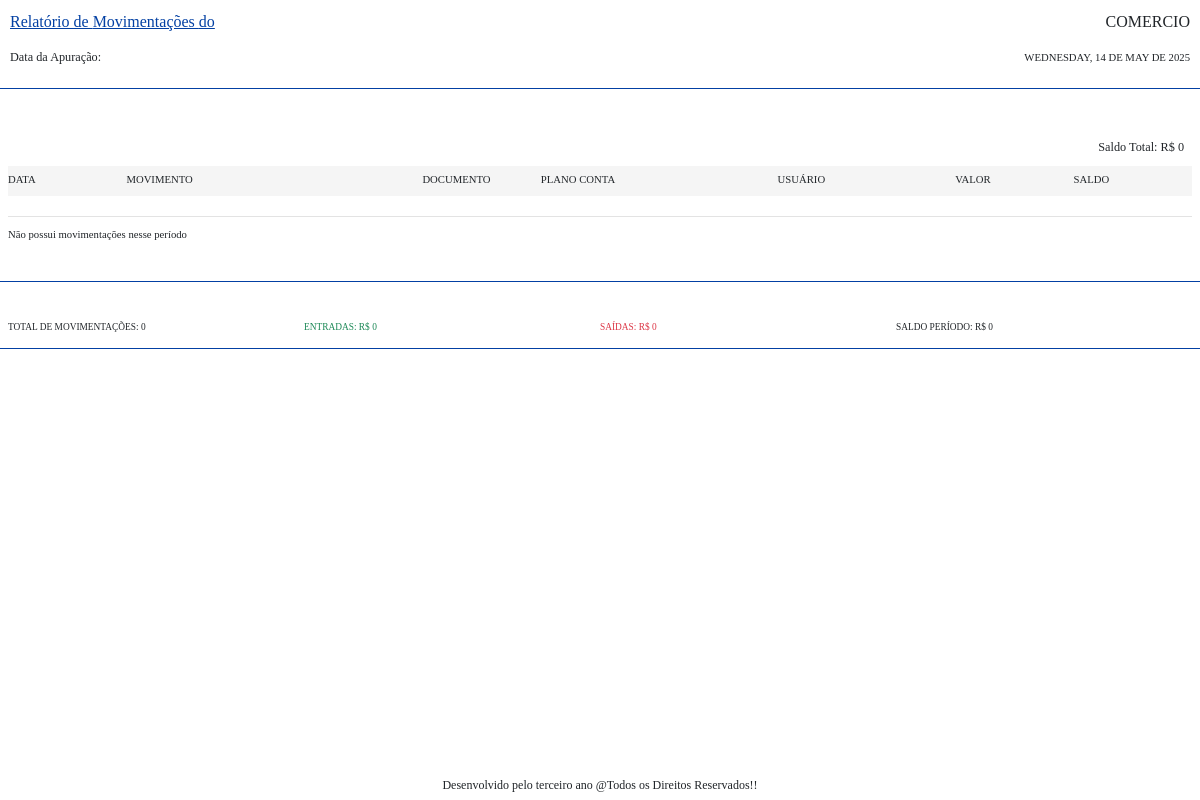
Page /relatorios/mov.php on the committed database.
### tables this page shows
CREATE TABLE `config` (
  `id` int(11) NOT NULL,
  `nome_sistema` varchar(50) NOT NULL,
  `email_adm` varchar(50) NOT NULL,
  `endereco_site` varchar(150) DEFAULT NULL,
  `telefone_fixo` varchar(20) DEFAULT NULL,
  `telefone_whatsapp` varchar(20) DEFAULT NULL,
  `cnpj_site` varchar(25) DEFAULT NULL,
  `rodape_relatorios` varchar(1000) NOT NULL,
  `valor_multa` int(11) NOT NULL,
  `valor_juros_dia` decimal(8,2) NOT NULL,
  `frequencia_automatica` varchar(5) NOT NULL,
  `relatorio_pdf` varchar(5) NOT NULL,
  `fonte_comprovante` int(11) NOT NULL,
  `logo` varchar(100) NOT NULL,
  `icone` varchar(100) NOT NULL,
  `dias_carencia` int(11) NOT NULL,
  `alerta` date NOT NULL,
  `impressao_automatica` varchar(5) NOT NULL
);

### conexao.php (called while the page is built, shortened)
<?php
require_once("config.php");
try {
	$pdo = new PDO("mysql:dbname=$banco;host=$servidor;charset=utf8", "$usuario", "$senha");
} catch (Exception $e) {
	echo 'Não foi possível conectar ao banco de dados! <br><br>'.$e;
}
$nome_sistema = 'Comércio';
$email_adm = 'admin@gmail.com';
$endereco_site = 'Rua Francisco Antonio Zeller, 20 - Ferraz de Vasconcellos';
$telefone_fixo = '(11) 3333-3333';
$telefone_whatsapp = '(11) 98765-4321';
$cnpj_site = '20.301.706/0001-08';
$rodape_relatorios = 'Desenvolvido pelo terceiro ano @Todos os Direitos Reservados!!';
$valor_multa = 2;
$valor_juros_dia = 0.15;
$dias_carencia = 0;
$frequencia_automatica = 'Não';
$relatorio_pdf = 'Sim';
$fonte_comprovante = '11';
$impressao_automatica = 'Sim';
$query = $pdo->query("SELECT * FROM config");
$res = $query->fetchAll(PDO::FETCH_ASSOC);
if(@count($res) == 0){
	$pdo->query("INSERT INTO config SET nome_sistema = '$nome_sistema', email_adm = '$email_adm', endereco_site = '$endereco_site', telefone_fixo = '$telefone_fixo', telefone_whatsapp = '$telefone_whatsapp', cnpj_site = '$cnpj_site', rodape_relatorios = '$rodape_relatorios', valor_multa = '$valor_multa', valor_juros_dia = '$valor_juros_dia', frequencia_automatica = '$frequencia_automatica', relatorio_pdf = '$relatorio_pdf', fonte_comprovante = '$fonte_comprovante', logo = 'logo.png', icone = 'icone.png', dias_carencia = '$dias_carencia', alerta = curDate(), impressao_automatica = '$impressao_automatica'");
}else{
	$nome_sistema = $res[0]['nome_sistema'];
	$rodape_relatorios = $res[0]['rodape_relatorios'];
}
 ?>

### relatorios/mov.php (the view, shortened to what this page needs)
<?php
require_once("../conexao.php");
$data_hoje = utf8_encode(strftime('%A, %d de %B de %Y', strtotime('today')));
$tipo = @$_GET['tipo'];
$data_inicial = @$_GET['data_inicial'];
$data_final = @$_GET['data_final'];
$plano_conta = @$_GET['plano_conta'];
$sub_plano_conta = @$_GET['sub_plano_conta'];
$forma_pgto = @$_GET['forma_pgto'];
$tipo_mov = @$_GET['tipo_mov'];
$local_mov = @$_GET['local_mov'];
$plano_conta = str_replace('-', ' ', $plano_conta);
$sub_plano_conta = str_replace('-', ' ', $sub_plano_conta);
$forma_pgto = str_replace('-', ' ', $forma_pgto);
$local_mov = str_replace('-', ' ', $local_mov);
$tipoL = '%'.$tipo.'%';
if($plano_conta != ""){
	$plano_contaL = '%'.$sub_plano_conta.' - '.$plano_conta.'%';
}else{
	$plano_contaL = '%%';
}
$forma_pgtoL = '%'.$forma_pgto.'%';
$tipo_movL = '%'.$tipo_mov.'%';
$data_inicialF = implode('/', array_reverse(explode('-', $data_inicial)));
$data_finalF = implode('/', array_reverse(explode('-', $data_final)));
if($tipo != ""){
$titulo_rel = $tipo;
}else if($tipo == "" and $plano_conta != ""){
	$titulo_rel = $plano_conta. ' / '.$sub_plano_conta;
}else if($tipo == "" and $plano_conta == "" and $forma_pgto != ""){
	$titulo_rel = 'Pagamento em '.$forma_pgto;
}else{
	if($tipo_mov != ""){
		$titulo_rel = 'Movimentações de '.$tipo_mov;
	}else{
		$titulo_rel = 'Movimentações';
	}
}
if($data_inicial == $data_final){
	$apuracao = 'Data da Apuração: '.$data_inicialF;
}else{
	$apuracao = 'Apuração: '.$data_inicialF.' à '.$data_finalF;
}
$total_saldo_geralF = 0;
?>
<!DOCTYPE html>
<html>
<head>
	<link href="https://cdn.jsdelivr.net/npm/bootstrap@5.0.0/dist/css/bootstrap.min.css" rel="stylesheet">
</head>
<body>
		<section class="area-cab">
		<div class="cabecalho">
			<div class="coluna titulo_cab" style="width:70%"> <u>Relatório de <?php echo $titulo_rel ?> do <?php echo $local_mov ?></u></div>
			<div align="right" class="coluna" style="width:30%"> <?php echo mb_strtoupper($nome_sistema) ?></div>
		</div>
		</section>
		<br>
		<section class="area-cab">
		<div class="cabecalho">
			<div class="coluna" style="width:60%"><small> <small><?php echo $apuracao ?></small></small></div>
			<div align="right" class="coluna" style="width:40%"><small> <small><small> <?php echo mb_strtoupper($data_hoje) ?></small></small></small></div>
		</div>
		</section>
		<br>
		<div class="cabecalho" style="border-bottom: solid 1px #0340a3">
		</div>
	<div class="mx-2" style="padding-top:15px ">
		<div class="mb-2 mx-2 <?php echo $classe_saldo_geral ?>" align="right"><small><small>Saldo Total: R$ <?php echo $total_saldo_geralF ?></small></small></div>
	<small><small><small>
	<section class="area-tab" style="background-color: #f5f5f5;">
						<div class="linha-cab" style="padding-top: 5px;">
							<div class="coluna" style="width:10%">DATA</div>
							<div class="coluna" style="width:25%">MOVIMENTO</div>
							<div class="coluna" style="width:10%">DOCUMENTO</div>
							<div class="coluna" style="width:20%">PLANO CONTA</div>
							<div class="coluna" style="width:15%">USUÁRIO</div>
							<div class="coluna" style="width:10%">VALOR</div>
							<div class="coluna" style="width:10%">SALDO</div>
						</div>
				</section><small></small>
				<div class="cabecalho mb-1" style="border-bottom: solid 1px #e3e3e3;">
		</div>
		<?php
		$query = $pdo->query("SELECT * from movimentacoes where (data >= '$data_inicial' and data <= '$data_final') and documento LIKE '$forma_pgtoL' and lancamento = '$local_mov' and tipo LIKE '$tipo_movL' and movimento LIKE '$tipoL' and plano_conta LIKE '$plano_contaL' order by data asc, id asc ");
		$res = $query->fetchAll(PDO::FETCH_ASSOC);
		$totalItens = @count($res);
		if($totalItens == 0){
			echo 'Não possui movimentações nesse período';
		}
		$total_saldoF = 0;
		$total_entradasF = 0;
		$total_saidasF = 0;
			?>
		</small></small>
</div>
<div class="cabecalho mt-3" style="border-bottom: solid 1px #0340a3">
		</div>
		<small><small><small>
		<div class="linha-cab p-2">
				<div class="coluna" style="width:25%">TOTAL DE MOVIMENTAÇÕES: <?php echo @$totalItens ?> </div>
				<div class="coluna text-success" style="width:25%">ENTRADAS: R$ <?php echo @$total_entradasF ?>  </div>
				<div class="coluna text-danger" style="width:25%">SAÍDAS: R$ <?php echo @$total_saidasF ?>  </div>
				<div class="coluna <?php echo $classe_saldo ?>" style="width:25%">SALDO PERÍODO: R$ <?php echo @$total_saldoF ?>  </div>
			</div>
		</small></small></small>
		<div class="cabecalho" style="border-bottom: solid 1px #0340a3">
		</div>
		<br>
<div class="footer" align="center">
	<span style="font-size:12px"><?php echo $rodape_relatorios ?></span>
</div>
</body>
</html>

### rows in the picture
config: nome_sistema "COMERCIO", rodape_relatorios "Desenvolvido pelo terceiro ano @Todos os Direitos Reservados!!"

### other values in the picture
$titulo_rel "Movimentações"
$apuracao "Data da Apuração:"
mb_strtoupper($data_hoje) "WEDNESDAY, 14 DE MAY DE 2025"
$total_saldo_geralF "0"
